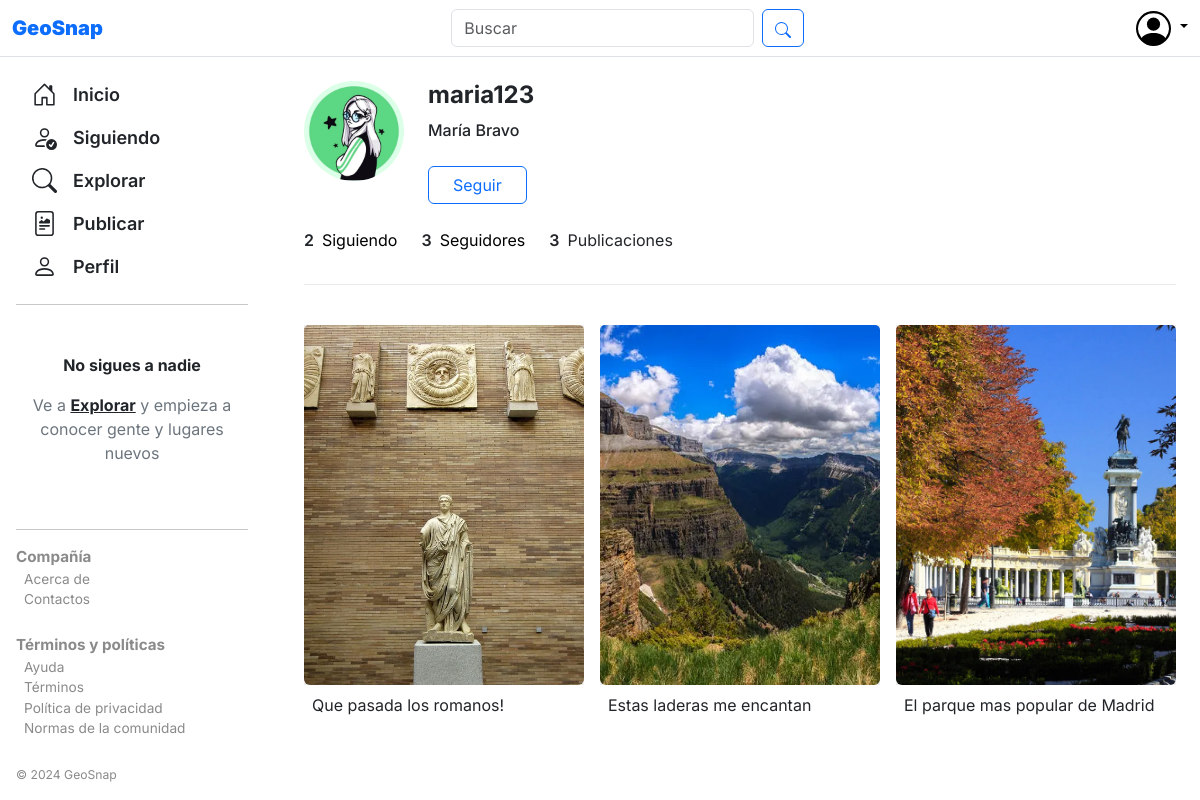
Page /perfil-otro.php?usuario=maria123 on the committed database.
### tables this page shows
CREATE TABLE `usuarios` (
  `id` int(11) NOT NULL,
  `nombre` varchar(50) NOT NULL,
  `apellidos` varchar(50) NOT NULL,
  `nombre_usuario` varchar(50) NOT NULL,
  `email` varchar(100) NOT NULL,
  `contraseña` varchar(150) NOT NULL,
  `biografia` varchar(300) DEFAULT NULL,
  `foto_perfil` varchar(200) DEFAULT NULL,
  `tipo_usuario` varchar(50) NOT NULL
);

CREATE TABLE `publicaciones` (
  `id` int(11) NOT NULL,
  `id_usuario` int(11) NOT NULL,
  `archivo` varchar(200) NOT NULL,
  `ubicacion` varchar(100) NOT NULL,
  `descripcion` varchar(500) NOT NULL,
  `etiqueta` varchar(50) NOT NULL,
  `pais` varchar(50) NOT NULL,
  `fecha` date NOT NULL,
  `likes` int(11) NOT NULL,
  `num_comentarios` int(11) NOT NULL
);

### perfil-otro.php (the view, shortened to what the rows shown need)
<?php
  include("php/conexion.php");
  if (isset($_POST["usuario"])) {
    $perfil_usuario = $_POST["usuario"];
  } else if (isset($_GET["usuario"])) {
    $perfil_usuario = $_GET["usuario"];
  }
?>
<!DOCTYPE html>
<html lang="es">
    <head>
        <link rel="stylesheet" href="css/estilo.css">
        <link href="https://cdn.jsdelivr.net/npm/bootstrap@5.3.3/dist/css/bootstrap.min.css" rel="stylesheet">
    </head>
    <body>
      <div class="contenedor">
        <div class="contenido-perfil p-4">
            <div class="d-flex flex-column">
                <div class="d-flex flex-column">
                    <div class="d-flex align-items-start mb-4">
                      <?php
                        $stmt = $conexion->prepare("SELECT * FROM usuarios WHERE nombre_usuario=?");
                        $stmt->bind_param("s", $perfil_usuario);
                        $stmt->execute();
                        $result = $stmt->get_result();
                        while($fila = mysqli_fetch_assoc($result)) {
                          $foto_perfil = $fila["foto_perfil"];
                          $nombre = $fila["nombre"];
                          $apellidos = $fila["apellidos"];
                        }
                        if (is_null($foto_perfil)) {
                      ?>
                        <img src="img/person-circle.svg" style="width: 100px;">
                        <?php
                          } else {
                        ?>
                        <img src="img/<?php echo $foto_perfil ?>" class="rounded-circle" style="width: 100px; height: 100px;">
                        <?php
                          }
                        ?>
                        <div class="d-flex flex-column ms-4">
                            <h4 class="fw-bold"><?php echo $perfil_usuario ?></h4>
                            <span class="fw-medium mb-4"><?php echo $nombre . " " . $apellidos ?></span>
                            <?php
                                $stmt = $conexion->prepare("SELECT * FROM seguidos WHERE nombre_usuario_seguido=? AND nombre_usuario=?");
                                $stmt->bind_param("ss", $perfil_usuario, $_COOKIE["usuario"]);
                                $stmt->execute();
                                $result = $stmt->get_result();
                                if(mysqli_num_rows($result) > 0) {
                            ?>
                            <a class="btn btn-outline-danger text-center px-4" href="php/dejar-seguir.php?usuario=<?php echo $perfil_usuario; ?>" role="button" style="max-width: 200px;">Dejar de seguir</a>
                            <?php
                              } else {
                            ?>
                            <form action="php/seguir.php" method="post">
                              <button type="submit" value="<?php echo $perfil_usuario; ?>" name="usuario" class="btn btn-outline-primary text-center px-4" style="max-width: 200px;">Seguir</button>
                            </form>
                            <?php
                              }
                            ?>
                        </div>
                    </div>
                    <?php
                      $stmt = $conexion->prepare("SELECT * FROM usuarios WHERE nombre_usuario=?");
                      $stmt->bind_param("s", $perfil_usuario);
                      $stmt->execute();
                      $result = $stmt->get_result();
                      while($fila = mysqli_fetch_assoc($result)) {
                        $id = $fila["id"];
                      }
                    ?>
                </div>
                <div class="contenido-explorar my-4">
                  <?php
                    $stmt = $conexion->prepare("SELECT * FROM usuarios WHERE nombre_usuario=?");
                    $stmt->bind_param("s", $perfil_usuario);
                    $stmt->execute();
                    $result = $stmt->get_result();
                    while($fila = mysqli_fetch_assoc($result)) {
                      $id = $fila["id"];
                    }
                    $stmt = $conexion->prepare("SELECT * FROM publicaciones WHERE id_usuario=?");
                    $stmt->bind_param("i", $id);
                    $stmt->execute();
                    $result = $stmt->get_result();
                    if(mysqli_num_rows($result) > 0) {
                      while($fila = mysqli_fetch_assoc($result)) {
                        $id_publicacion = $fila["id"];
                        $archivo = $fila["archivo"];
                        $ubicacion = $fila["ubicacion"];
                        $descripcion = $fila["descripcion"];
                        $fecha = $fila["fecha"];
                        $likes = $fila["likes"];
                        $num_comentarios = $fila["num_comentarios"];
                  ?>
                  <div class="card" style="width: 100%; height: 400px; border: none;">
                    <button type="button" class="border-0" id="btn-publicacion" style="width: 100%; height: 400px;" data-bs-toggle="modal" data-bs-target="#publicacion-<?php echo $id_publicacion; ?>" data-ubicacion="<?php echo $ubicacion; ?>" data-id="<?php echo $id_publicacion; ?>" data-publicacion="<?php echo $archivo; ?>" data-likes="<?php echo $likes; ?>" data-comentarios="<?php echo $num_comentarios; ?>" data-nombre="<?php echo $perfil_usuario; ?>" data-descripcion="<?php echo $descripcion; ?>" data-fecha="<?php echo $fecha; ?>"><img src="img/<?php echo $archivo; ?>" class="card-img-top rounded-bottom" style="width: 100%; height: 100%; object-fit: cover;" alt="Publicación: <?php echo $descripcion; ?>"></button>
                    <div class="card-body d-flex flex-column p-2">
                      <p class="card-text text-nowrap overflow-hidden"><?php echo $descripcion; ?></p>
                    </div>
                  </div>
                  <?php
                      }
                    }
                  ?>
                </div>
        </div>
      </div>
    </body>
</html>

### rows in the picture
usuarios: foto_perfil (picture), nombre "María", apellidos "Bravo"
publicaciones: archivo (picture), descripcion "Que pasada los romanos!"
publicaciones: archivo (picture), descripcion "Estas laderas me encantan"
publicaciones: archivo (picture), descripcion "El parque mas popular de Madrid"

### other values in the picture
$perfil_usuario "maria123"
$num_seguidos "2"
$num_seguidores "3"
$num_publicaciones "3"
